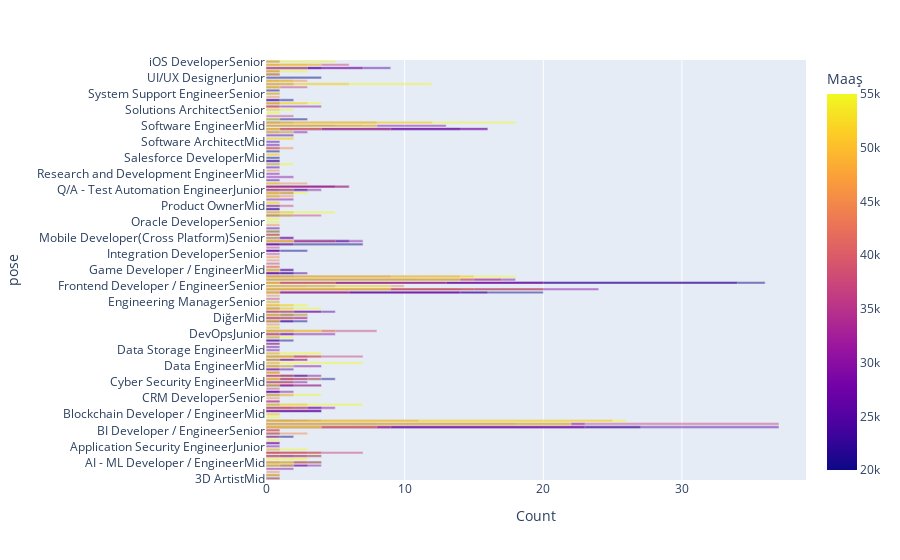

Notebook source saved alongside this figure:
### Code cell
px.bar(analysis,y='pose',x='Count',color="Maaş",barmode="overlay")

### Figure 1 — Plotly figure (JSON) as saved in the notebook; plotly's stock layout.template omitted (floating-point values rounded to 4 significant figures; data arrays with more than 128 entries replaced by an {"elided": "..."} marker saying what was removed)
{"data": [{"alignmentgroup": "True", "hovertemplate": "Count=%{x}<br>pose=%{y}<br>Maaş=%{marker.color}<extra></extra>", "legendgroup": "", "marker": {"color": {"elided": "396 int values"}, "coloraxis": "coloraxis", "opacity": 0.5, "pattern": {"shape": ""}}, "name": "", "offsetgroup": "", "orientation": "h", "showlegend": false, "textposition": "auto", "type": "bar", "x": {"elided": "396 int values"}, "xaxis": "x", "y": {"elided": "396 str values"}, "yaxis": "y"}], "layout": {"barmode": "overlay", "coloraxis": {"colorbar": {"title": {"text": "Maaş"}}, "colorscale": [[0, "#0d0887"], [0.1111, "#46039f"], [0.2222, "#7201a8"], [0.3333, "#9c179e"], [0.4444, "#bd3786"], [0.5556, "#d8576b"], [0.6667, "#ed7953"], [0.7778, "#fb9f3a"], [0.8889, "#fdca26"], [1, "#f0f921"]]}, "legend": {"tracegroupgap": 0}, "margin": {"t": 60}, "xaxis": {"anchor": "y", "domain": [0, 1], "title": {"text": "Count"}}, "yaxis": {"anchor": "x", "domain": [0, 1], "title": {"text": "pose"}}}}
